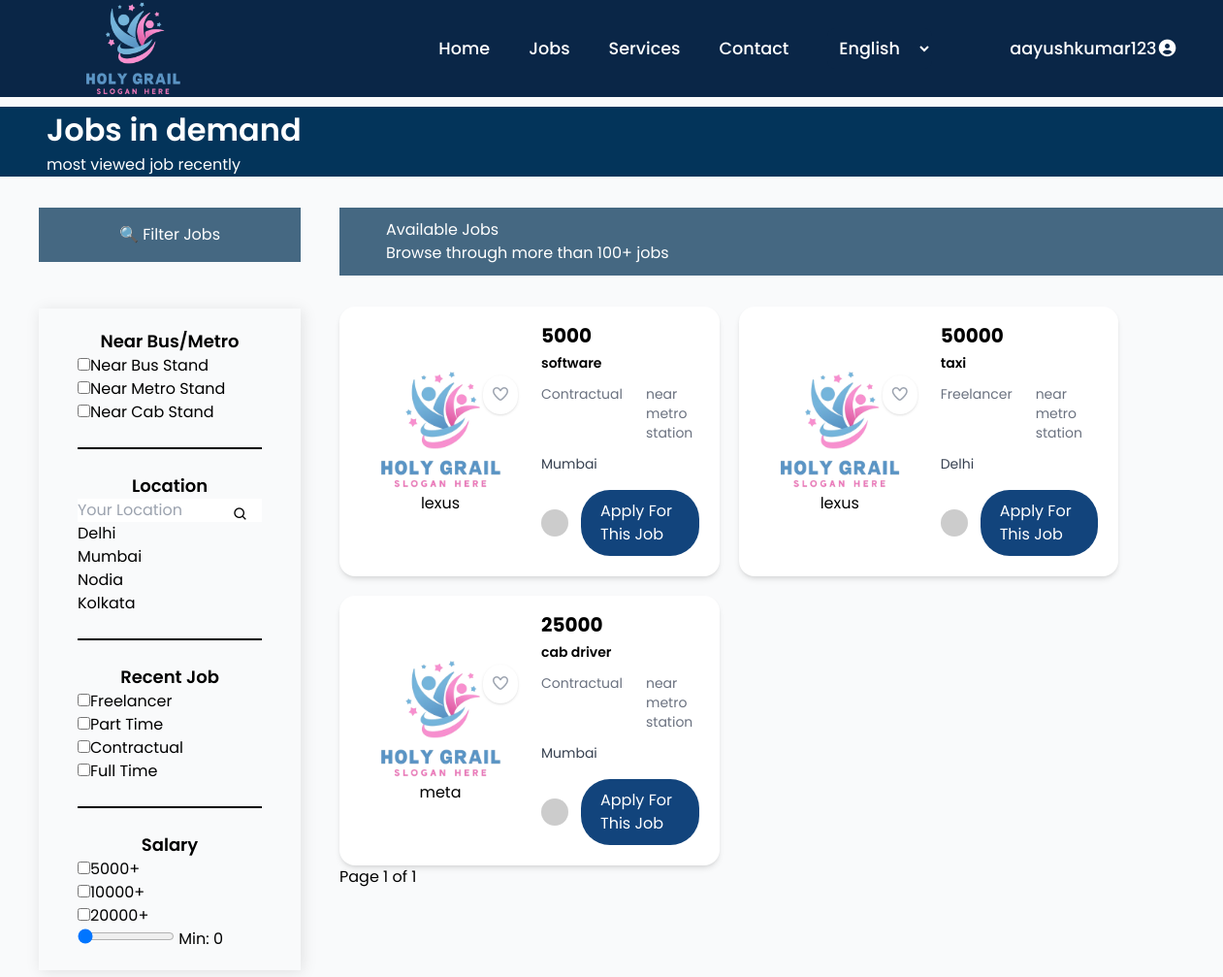
The app's page /jobs/ (signed in), older data.
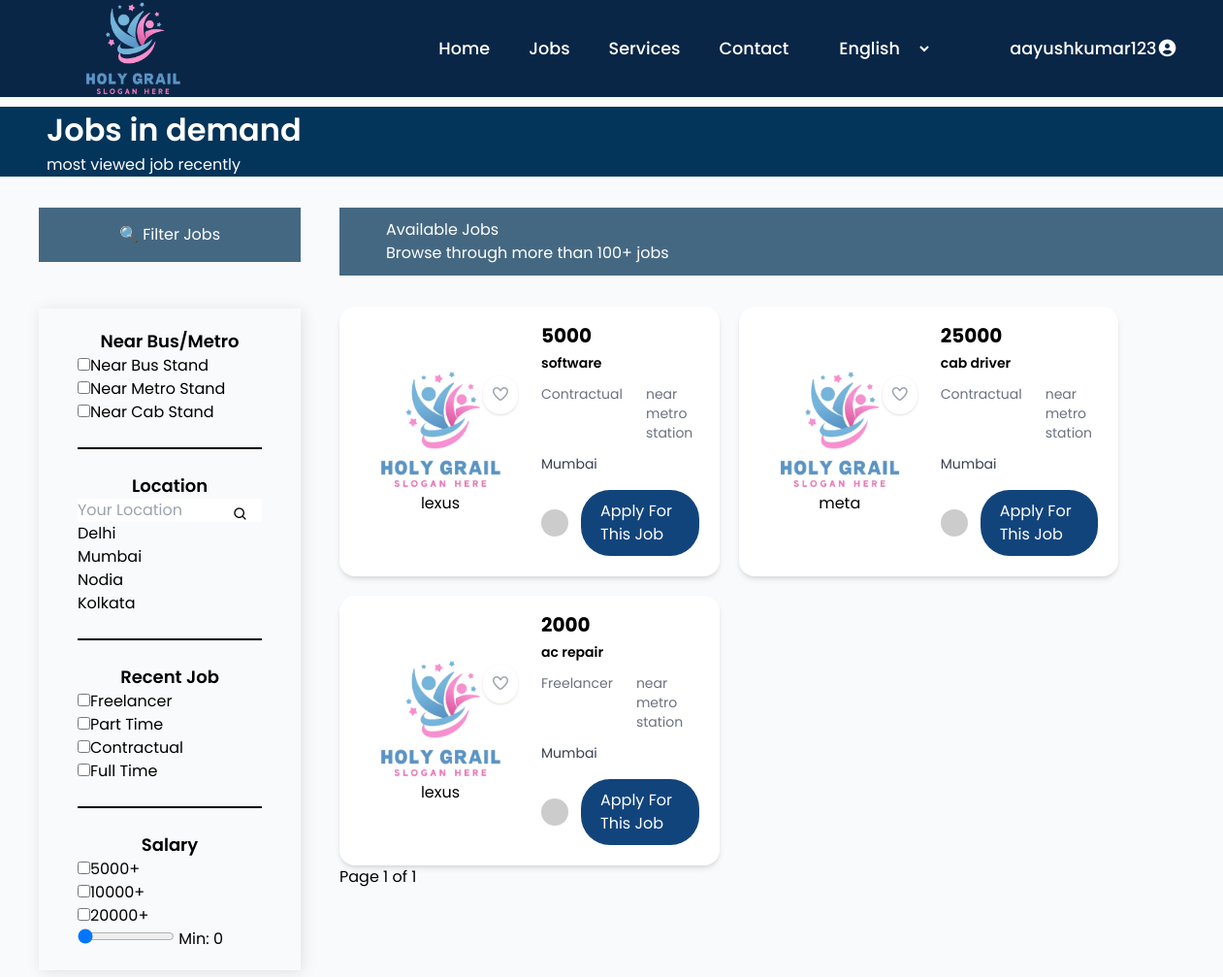
The same page, newer data.
### jobs/models.py (models this page shows, shortened)
class Job(models.Model):
    employer = models.ForeignKey(
        settings.AUTH_USER_MODEL,
        on_delete=models.CASCADE,
        related_name="jobs",
        null=True,        # 👈 IMPORTANT
        blank=True
    )
    STATUS_CHOICES = (
        ("open", "Open"),
        ("closed", "Closed"),
    )
    title = models.CharField(max_length=200)
    company_name = models.CharField(max_length=200)
    location = models.CharField(max_length=100)
    job_type = models.CharField(max_length=50)
    companyEmail = models.EmailField(null=True,blank=True)
    salary = models.IntegerField()
    station = models.CharField(max_length=100)
    description = models.TextField(null=True,blank=True)
    created_at = models.DateTimeField(auto_now_add=True)
    experience = models.CharField(max_length=100)
    education= models.CharField(max_length=200)
    skills = models.CharField(max_length=400)
    shift = models.CharField(max_length=50)
    expires_at = models.DateField(null=True, blank=True)
    status = models.CharField(
        max_length=10,
        choices=STATUS_CHOICES,
        default="open"
    )

### jobs/views.py (the view)
# urls.py: path('', views.job_list, name='job_list'),
def job_list(request):
    Job.objects.filter(
        expires_at__lt=timezone.now().date()
    ).update(status="closed")
    jobs = Job.objects.filter(
        expires_at__gt=timezone.now().date(),
        status="open"
    )
    saved_jobs = SavedJob.objects.filter(user=request.user).values_list("job_id", flat=True)
    paginator = Paginator(jobs, 5)  # 5 jobs per page
    page_number = request.GET.get('page')
    jobs = paginator.get_page(page_number)
    return render(request, "jobs/jobs.html", {
        "jobs": jobs,
        "saved_jobs": saved_jobs
    })

### templates/jobs/jobs.html (shortened to what the changed rows need)
{% extends 'home.html' %}
{% load static %}
{% block csslink %}
<link rel="stylesheet" href="{%static 'css/style.css' %}" />
<link rel="stylesheet" href="{%static 'css/jobs.css' %}" />
<link rel="stylesheet" href="https://cdnjs.cloudflare.com/ajax/libs/font-awesome/7.0.1/css/all.min.css" />
{% endblock csslink %}
{% block body %}
<section class="occupation-section">
  <div class="occupation">
    <h2>Jobs in demand</h2>
  </div>
  <div class="Jobsfordisplay">
    <div class="jobs-container">
      <div>
        <div class="jlisthead">
          <div class="jlisthead-section">
            <h2>Available Jobs</h2>
          </div>
        </div>
      </div>
      <div class="all-jobs">
        {% for job in jobs %}
        <div class="joblist bg-white rounded-2xl shadow-md p-4 w-[43%] flex gap-4 items-center"
                    data-job="{{ job.location }}"
                    data-type="{{ job.job_type }}"
                    data-salary="{{ job.salary }}"
                    data-station="{{ job.station }}">
              <div class="relative">
                  <img src="{% static 'images/logo.png' %}"
                  class="w-44 h-32 object-cover rounded-xl">
                  <span class="flex justify-evenly">
                  {{ job.company_name }}
                  </span>
                 {% if job.id in saved_jobs %}
                  <a href="{% url 'jobs:unsave_job' job.id %}"
                  class="absolute top-2 right-2 bg-white p-2 rounded-full shadow text-red-500">
                  <i class="fa-solid fa-heart"></i>
                  </a>
                  {% else %}
                  <a href="{% url 'jobs:save_job' job.id %}"
                  class="absolute top-2 right-2 bg-white p-2 rounded-full shadow text-gray-400">
                  <i class="fa-regular fa-heart"></i>
                  </a>
                {% endif %}
              </div>
              <div class="flex-1 w-200">
                <div class="flex items-center gap-3">
                    <h2 class="text-xl font-bold">{{ job.salary }}</h2>
                </div>
                <p class="text-black-500 text-sm mt-1 font-semibold">
                    {{ job.title }}
                </p>
                <div class="flex gap-6 text-gray-500 text-sm mt-3">
                    <span>{{ job.job_type }}</span>
                    <span>{{ job.station }}</span>
                </div>
                <p class="text-gray-700 mt-3 text-sm">
                  {{ job.location }}
                </p>
                <div class="flex items-center gap-2 mt-3">
                    <img src="https://i.pravatar.cc/40" class="w-7 h-7 rounded-full">
                  <div class="Apply-button">
                        <a href="{% url 'jobs:job_detail' job.id %}" class="Apply-btn">Apply For This Job</a>
                      </div>
                </div>
              </div>
        </div>
      {% endfor %}
      </div>
    </div>
  </div>
</section>
{% endblock body %}

Row changes from the older to the newer data that the page shows:
no longer on this page (row edited): Job: company_name "lexus", salary "50000", title "taxi", job_type "Freelancer", station "near metro station", location "Delhi"
added Job: company_name "lexus", salary "2000", title "ac repair", job_type "Freelancer", station "near metro station", location "Mumbai"
